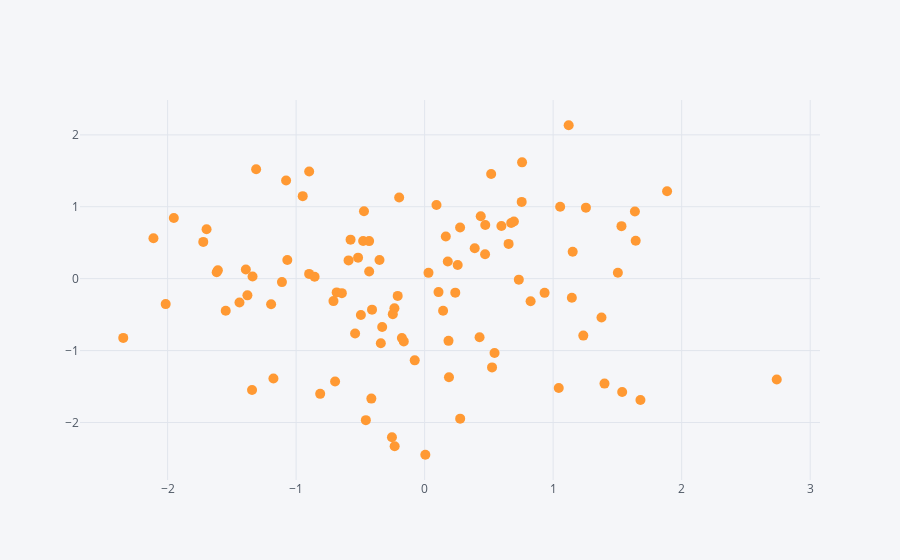

Source (notebook cell):
### Markdown cell above
## Scatter Plot

### Code cell
df.iplot(kind='scatter',x='A',y='B',mode='markers',size=10)
